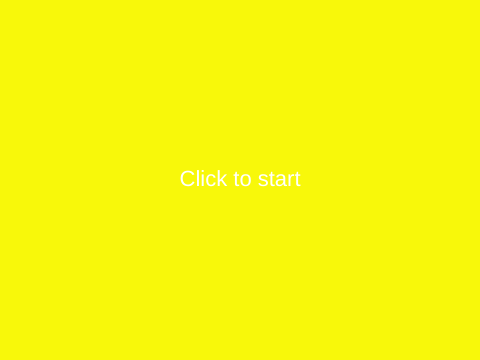
Frame 1 (no input)
Frame 60 (no input): identical to frame 1, image omitted
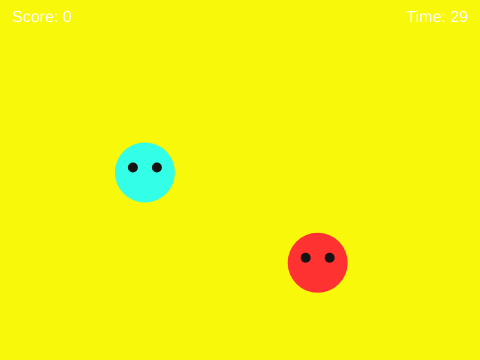
Frame 120 (the mouse pressed at the canvas centre since frame 60)

The p5.js sketch that drew these frames (run headless with seeded random() and noise() and a simulated clock; from frame 60 on, the mouse is pressed at the canvas centre):

// p5.js sketch
// ── sketch.js

let enemy;
let ghost;
let score = 0;
let duration = 30;
let startTime;
let state = 'start';
let spawnEvery = 60;

function setup() {
  createCanvas(480, 360);
  spawnGhost();
  spawnEnemy();
}

function draw() {
  background(248, 248, 10);

  if (state === 'start') {
    textAlign(CENTER, CENTER);
    fill(255);
    textSize(22);
    text('Click to start', width / 2, height / 2);
    return;
  }

  if (state === 'over') {
    textAlign(CENTER, CENTER);
    fill(255);
    textSize(22);
    text('Game over\nScore: ' + score + '\nClick to retry',
      width / 2, height / 2);
    return;
  }

  let elapsed = (millis() - startTime) / 1000;
  let timeLeft = max(0, duration - elapsed);

  if (timeLeft <= 0) {
    state = 'over';
    return;
  }

  if (frameCount % spawnEvery === 0) {
    spawnGhost();
    spawnEnemy();
  }

  drawGhost(ghost.x, ghost.y);
  drawEnemy(enemy.x, enemy.y);

  textAlign(LEFT, TOP);
  fill(255);
  textSize(16);
  text('Score: ' + score, 12, 10);

  textAlign(RIGHT, TOP);
  text('Time: ' + ceil(timeLeft), width - 12, 10);
}

function mousePressed() {
  if (state === 'start' || state === 'over') {
    state = 'play';
    score = 0;
    startTime = millis();
    spawnGhost();
    spawnEnemy();
    return;
  }

  if (dist(mouseX, mouseY, ghost.x, ghost.y) < 30) {
    score++;
    spawnGhost();
  }

  if (dist(mouseX, mouseY, enemy.x, enemy.y) < 30) {
    score--;
    spawnEnemy();
  }
}

function spawnGhost() {
  ghost = {
    x: random(40, width - 40),
    y: random(40, height - 40)
  };
}

function spawnEnemy() {
  enemy = {
    x: random(40, width - 40),
    y: random(40, height - 40)
  };
}

function drawGhost(x, y) {
  noStroke();
  fill(50, 255, 230);
  ellipse(x, y, 60, 60);

  fill(20);
  ellipse(x - 12, y - 5, 10);
  ellipse(x + 12, y - 5, 10);
}

function drawEnemy(x, y) {
  noStroke();
  fill(255, 50, 50);
  ellipse(x, y, 60, 60);

  fill(20);
  ellipse(x - 12, y - 5, 10);
  ellipse(x + 12, y - 5, 10);
}
